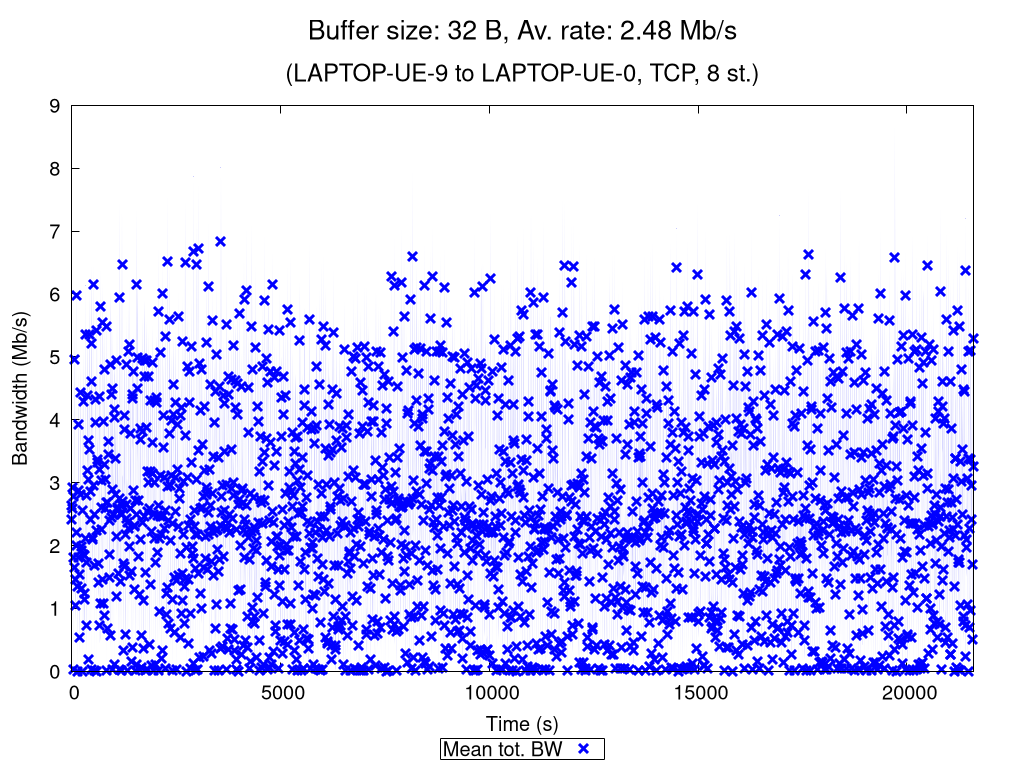

Here is the gnuplot script that generated this plot:
set terminal pngcairo nocrop enhanced size 1024,768 font "Verdana,15"
set output "TCP_8_st_2020_11_25_16-04-39_two2one_00032B.png"

set title "{/=20 Buffer size: 32 B, Av. rate: 2.48 Mb/s}\n\n{/=18 (LAPTOP-UE-9 to LAPTOP-UE-0, TCP, 8 st.)}"

set xlabel "Time (s)"
set ylabel "Bandwidth (Mb/s)"
set ytics nomirror
set key bmargin center horizontal box samplen 1 width -1
set bmargin 4.6
set rmargin 4.5

rf = 1000000.0  # rate factor
set style fill transparent solid 0.2 noborder
set autoscale xfix
plot "TCP_8_st_2020_11_25_16-04-39_two2one_00032B_iperf_processed.dat" using 1:($2/rf-$3/rf):($2/rf+$3/rf) with filledcurves lc rgb "blue" notitle, \
     "" using 1:($2/rf) with points pt 2 ps 1.5 lw 3 lc rgb "blue" title "Mean tot. BW", \
